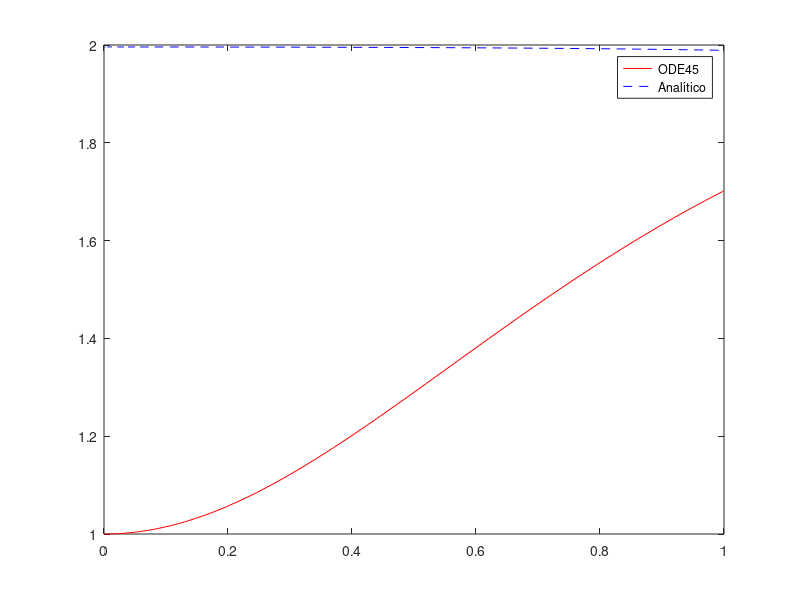

Recreate this plot in MATLAB. (Note: this script raises an error after producing the figure.)
function [t,y] = RA232488_L11_04()
    
    clc; clear; close all force;
    
    y0 = 1;

    f = @(t, y) - t * y + 4 * t / y;

    [t, y] = ode45(f, [0 1], y0);

    y_analitico = sqrt(4 - (3/ exp(t.^2))) ;

    plot(t, y, 'r', t, y_analitico, 'b--');
    legend('ODE45', 'Analítico');
    title('$ y'' = - ty + 4t/y $', Interpreter='latex');
    xlabel("t");
    ylabel("y(t)");

end